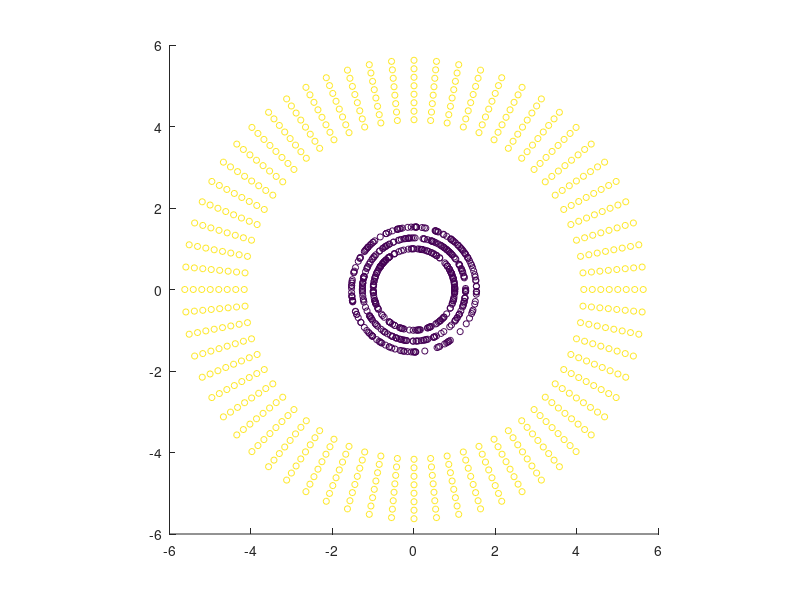

Reproduce this figure in MATLAB.
function data = clusterincluster(N, r1, r2, w1, w2, arms)

    if nargin < 1
        N = 1000;
    end
    if nargin < 2
        r1 = 1;
    end
    if nargin < 3
        r2 = 5*r1;
    end
    if nargin < 4
        w1 = 0.8;
    end
    if nargin < 5
        w2 = 1/3;
    end
    if nargin < 6
        arms = 64;
    end
    
    data = [];
    
    N1 = floor(N/2);
    N2 = N-N1;
    
    phi1 = rand(N1,1) * 2 * pi;
%   dist1 = r1 + randint(N1,1,3)/3 * r1 * w1;
    dist1 = r1 + (randi(3,N1,1)-1)/3 * r1 * w1;
    d1 = [dist1 .* cos(phi1) dist1 .* sin(phi1) zeros(N1,1)];

    perarm = round(N2/arms);
    N2 = perarm * arms;
    radperarm = (2*pi)/arms;
    phi2 = ((1:N2) - mod(1:N2, perarm))/perarm * (radperarm);
    phi2 = phi2';
    dist2 = r2 * (1 - w2/2) + r2 * w2 * mod(1:N2, perarm)'/perarm;
    d2 = [dist2 .* cos(phi2) dist2 .* sin(phi2) ones(N2,1)];    
    
    data = [d1;d2];   

    scatter(data(:,1), data(:,2), 20, data(:,3)); axis square;
end